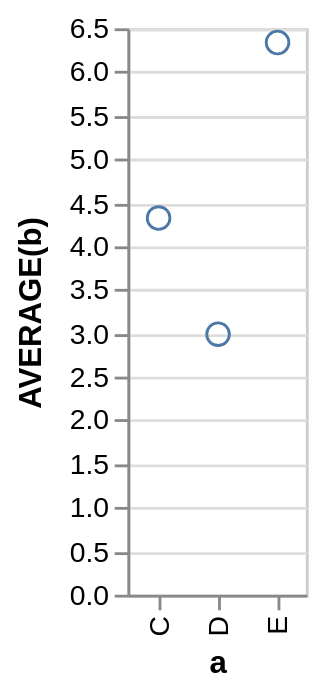

Source (Vega-Lite JSON):
### Vega specification from a JSON file in a GitHub repository (floating-point values rounded to 4 significant figures)
{"$schema": "https://vega.github.io/schema/vega/v3.0.json", "autosize": "pad", "padding": 5, "encode": {"update": {"stroke": {"value": "#ccc"}, "fill": {"value": "transparent"}}}, "data": [{"name": "source_0", "values": [{"a": "C", "b": 2}, {"a": "C", "b": 7}, {"a": "C", "b": 4}, {"a": "D", "b": 1}, {"a": "D", "b": 2}, {"a": "D", "b": 6}, {"a": "E", "b": 8}, {"a": "E", "b": 4}, {"a": "E", "b": 7}]}, {"name": "data_0", "source": "source_0", "transform": [{"type": "formula", "expr": "toNumber(datum[\"b\"])", "as": "b"}, {"type": "aggregate", "groupby": ["a"], "ops": ["average"], "fields": ["b"], "as": ["average_b"]}]}], "signals": [{"name": "x_step", "value": 21}, {"name": "width", "update": "bandspace(domain('x').length, 1, 0.5) * x_step"}, {"name": "height", "update": "200"}], "marks": [{"name": "marks", "type": "symbol", "role": "point", "from": {"data": "data_0"}, "encode": {"update": {"x": {"scale": "x", "field": "a"}, "y": {"scale": "y", "field": "average_b"}, "stroke": {"value": "#4c78a8"}, "fill": {"value": "transparent"}}}}], "scales": [{"name": "x", "type": "point", "domain": {"data": "data_0", "field": "a", "sort": true}, "range": {"step": {"signal": "x_step"}}, "round": true, "padding": 0.5}, {"name": "y", "type": "linear", "domain": {"data": "data_0", "field": "average_b"}, "range": [{"signal": "height"}, 0], "round": true, "nice": true, "zero": true}], "axes": [{"scale": "x", "orient": "bottom", "tickCount": 5, "title": "a", "zindex": 1, "encode": {"labels": {"update": {"angle": {"value": 270}, "align": {"value": "right"}, "baseline": {"value": "middle"}}}}}, {"scale": "y", "maxExtent": 25, "minExtent": 25, "orient": "left", "title": "AVERAGE(b)", "zindex": 1}, {"scale": "y", "domain": false, "grid": true, "labels": false, "orient": "left", "ticks": false, "zindex": 0, "gridScale": "x"}]}
